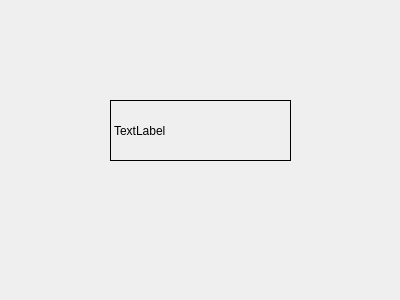
<?xml version="1.0" encoding="UTF-8"?>
<ui version="4.0">
 <class>Widget</class>
 <widget class="QWidget" name="Widget">
  <property name="geometry">
   <rect>
    <x>0</x>
    <y>0</y>
    <width>400</width>
    <height>300</height>
   </rect>
  </property>
  <property name="windowTitle">
   <string>Widget</string>
  </property>
  <widget class="myLabel" name="label">
   <property name="geometry">
    <rect>
     <x>110</x>
     <y>100</y>
     <width>181</width>
     <height>61</height>
    </rect>
   </property>
   <property name="frameShape">
    <enum>QFrame::Box</enum>
   </property>
   <property name="text">
    <string>TextLabel</string>
   </property>
  </widget>
 </widget>
 <layoutdefault spacing="6" margin="11"/>
 <customwidgets>
  <customwidget>
   <class>myLabel</class>
   <extends>QLabel</extends>
   <header location="global">mylabel.h</header>
  </customwidget>
 </customwidgets>
 <resources/>
 <connections/>
</ui>
